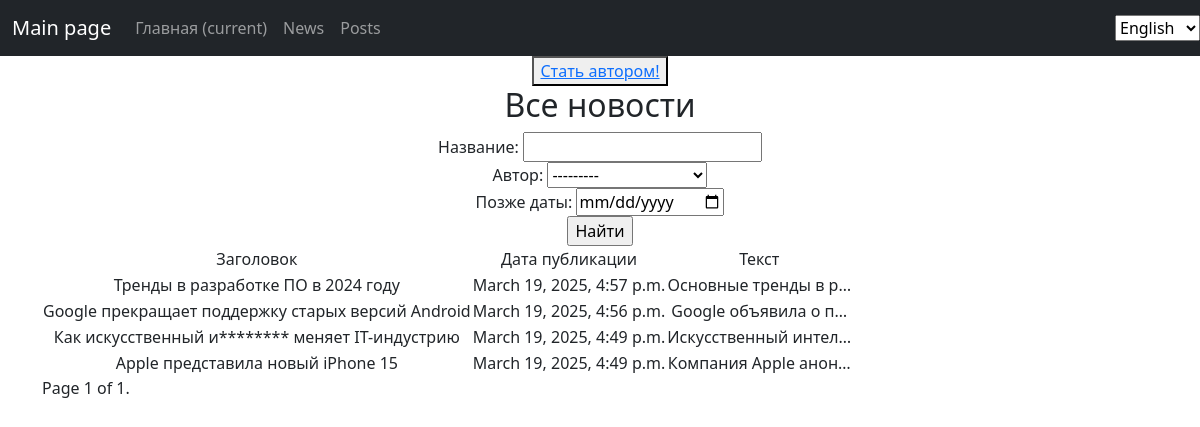
The page /news/news/ (signed in) on the database as committed earlier.
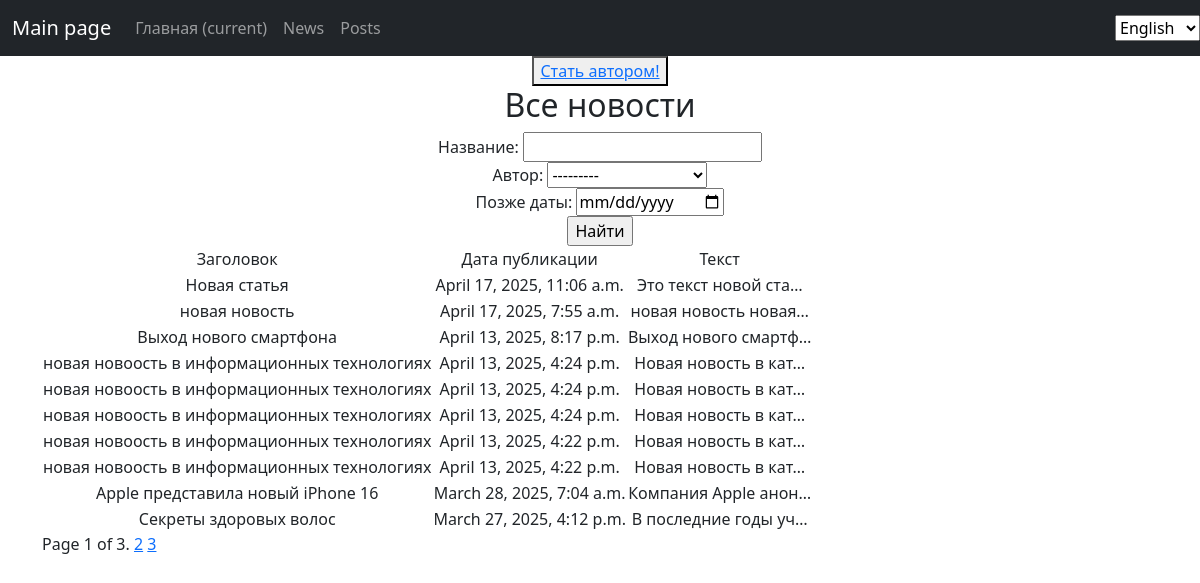
The same page on the database as committed later.
### news/models.py (models this page shows, shortened)
class Post(models.Model):
    new = 'NW'
    paper = 'PR'
    TYPES = [
        (new, 'новость'),
        (paper, 'статья')
    ]
    name = models.CharField(max_length=255)
    text = models.TextField()
    rating = models.FloatField(default=0.0)
    datetime_in = models.DateTimeField(auto_now_add = True)
    type = models.CharField(max_length=2, choices=TYPES, default=paper)
    author = models.ForeignKey(Author, on_delete = models.CASCADE)
    category = models.ManyToManyField(Category, through= 'PostCategory')

### news/views.py (the view)
class PostList(ListView):
    model = Post
    ordering = '-datetime_in'
    template_name = 'news.html'
    context_object_name = 'posts'
    paginate_by = 10
    def get_queryset(self):
        queryset = super().get_queryset()
        self.filterset = PostFilter(self.request.GET, queryset)
        return self.filterset.qs
    def get_context_data(self, **kwargs):
        context = super().get_context_data(**kwargs)
        context['filterset'] = self.filterset
        if self.request.user.is_authenticated:
             context['is_not_authors'] = not self.request.user.groups.filter(name='authors').exists()
        else:
            context['is_not_authors'] = True
        return context

### news/models.py (called while the page is built)
    def __str__(self):
        return f"{self.user.username} (Rating: {self.rating})"

### news/templatetags/custom_filters.py (called while the page is built)
@register.filter()
def censor(text):
    if isinstance(text, str):
        text = text.split()
        censored_words = []
        for word in text:
            stripped_word = word.strip(".,!?;:\"'()[]{}<>/\\|")
            if stripped_word.lower() in CENSORED_WORD:
                censored_word = stripped_word[0] + '*' * (len(stripped_word)-1)
                censored_word = word.replace(stripped_word, censored_word)
                censored_words.append(censored_word)
            else:
                censored_words.append(word)
    return ' '.join(censored_words)

### templates/news.html (shortened to what this page needs)
{% extends 'flatpages/default.html' %}
{%load custom_filters%}
{% load cache %}
{% block content %}
{% if user.is_authenticated %}
{% if is_not_authors %}
<button> <a href="upgrade/"> Стать автором!</a> </button>
{% endif %}
<h2>Все новости</h2>
{% cache 300 "news_filter" %}
<form action = '' method = 'get'>
    <div>
        <label for="id_name">Название:</label>
        {{ filterset.form.name }}
    </div>
    <div>
        <label for="id_author">Автор:</label>
        {{ filterset.form.author }}
    </div>
    <div>
        <label for="id_datetime_in">Позже даты:</label>
        {{ filterset.form.datetime_in }}
    </div>
<input type = 'submit' value = 'Найти'/>
</form>
{% endcache %}
{% if posts %}
    <table>
        <tr>
            <td>Заголовок</td>
            <td>Дата публикации</td>
            <td>Текст</td>
        </tr>
        {% for post in posts %}
        <tr>
            <td>{{ post.name|censor }}</td>
            <td>{{ post.datetime_in }}</td>
            <td>{{ post.text|truncatechars:20|censor }}</td>
        </tr>
        {% endfor %}
    </table>
{% else %}
    <h2>Новостей нет!</h2>
{% endif %}
{% cache 600 "news_pagination" %}
<div class="pagination">
    <span class="step-links">
        <span class="current">
            Page {{ page_obj.number }} of {{ page_obj.paginator.num_pages }}.
        </span>
        {% if page_obj.has_next %}
            <a href="?page={{ page_obj.next_page_number }}">{{ page_obj.next_page_number }}</a>
        {% endif %}
        {% if paginator.num_pages != page_obj.next_page_number %}
            <a href="?page={{ page_obj.paginator.num_pages }}">{{ page_obj.paginator.num_pages }}</a>
        {% endif %}
    </span>
</div>
{% endcache %}
{% else %}
    <p>Вы не авторизованы.</p>
    <a href="/accounts/login/">Войти</a>
{% endif %}
{% endblock content %}

Rows that differ between the two databases and show on the page:
no longer on this page (row unchanged): Post: name|censor "Тренды в разработке ПО в 2024 году", datetime_in "March 19, 2025, 4:57 p.m.", text|censor "Основные тренды в р…"
no longer on this page (row edited): Post: name|censor "Google прекращает поддержку старых версий Android", datetime_in "March 19, 2025, 4:56 p.m.", text|censor "Google объявила о п…"
no longer on this page (row unchanged): Post: name|censor "Как искусственный и******** меняет IT-индустрию", datetime_in "March 19, 2025, 4:49 p.m.", text|censor "Искусственный интел…"
removed Post: name|censor "Apple представила новый iPhone 15", datetime_in "March 19, 2025, 4:49 p.m.", text|censor "Компания Apple анон…"
added Post: name|censor "Новая статья", datetime_in "April 17, 2025, 11:06 a.m.", text|censor "Это текст новой ста…"
added Post: name|censor "новая новость", datetime_in "April 17, 2025, 7:55 a.m.", text|censor "новая новость новая…"
added Post: name|censor "Выход нового смартфона", datetime_in "April 13, 2025, 8:17 p.m.", text|censor "Выход нового смартф…"
added Post: name|censor "новая новоость в информационных технологиях", datetime_in "April 13, 2025, 4:24 p.m.", text|censor "Новая новость в кат…"
added Post: name|censor "новая новоость в информационных технологиях", datetime_in "April 13, 2025, 4:24 p.m.", text|censor "Новая новость в кат…"
added Post: name|censor "новая новоость в информационных технологиях", datetime_in "April 13, 2025, 4:24 p.m.", text|censor "Новая новость в кат…"
added Post: name|censor "новая новоость в информационных технологиях", datetime_in "April 13, 2025, 4:22 p.m.", text|censor "Новая новость в кат…"
added Post: name|censor "новая новоость в информационных технологиях", datetime_in "April 13, 2025, 4:22 p.m.", text|censor "Новая новость в кат…"
added Post: name|censor "Apple представила новый iPhone 16", datetime_in "March 28, 2025, 7:04 a.m.", text|censor "Компания Apple анон…"
added Post: name|censor "Секреты здоровых волос", datetime_in "March 27, 2025, 4:12 p.m.", text|censor "В последние годы уч…"
Other text that changed with them:
{{ page_obj.paginator.num_pages }}: "1" → "3"
{{ page_obj.next_page_number }}: (not shown) → "2"
{{ page_obj.paginator.num_pages }}: (not shown) → "3"
